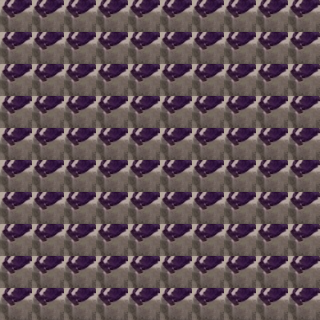

A level layout from a 2D game, rendered from its tile map. Below: a short description, then the map file with its tile-grid data intact:
An orthogonal 10x10 tile map with 32x32 px tiles, 1 tile layer (Tile Layer 1).

<map version="1.2" tiledversion="1.3.2" orientation="orthogonal" renderorder="right-down" compressionlevel="0" width="10" height="10" tilewidth="32" tileheight="32" infinite="0" nextlayerid="2" nextobjectid="1">
 <tileset firstgid="1" source="TileSet2.tsx" />
 <layer id="1" name="Tile Layer 1" width="10" height="10">
  <data encoding="csv">
53,53,53,53,53,53,53,53,53,53,
53,53,53,53,53,53,53,53,53,53,
53,53,53,53,53,53,53,53,53,53,
53,53,53,53,53,53,53,53,53,53,
53,53,53,53,53,53,53,53,53,53,
53,53,53,53,53,53,53,53,53,53,
53,53,53,53,53,53,53,53,53,53,
53,53,53,53,53,53,53,53,53,53,
53,53,53,53,53,53,53,53,53,53,
53,53,53,53,53,53,53,53,53,53
</data>
 </layer>
</map>